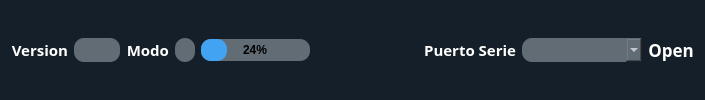
     <widget class="QFrame" name="frame_14">
      <property name="styleSheet">
       <string notr="true">background-color: rgb(20, 31, 41);
border-radius: 10;</string>
      </property>
      <property name="frameShape">
       <enum>QFrame::Shape::Panel</enum>
      </property>
      <property name="frameShadow">
       <enum>QFrame::Shadow::Raised</enum>
      </property>
      <layout class="QGridLayout" name="gridLayout_10">
       <item row="0" column="0">
        <layout class="QHBoxLayout" name="horizontalLayout_15" stretch="2,1,2,2,4,0">
         <item>
          <layout class="QHBoxLayout" name="horizontalLayout_13" stretch="1,3">
           <item alignment="Qt::AlignmentFlag::AlignRight">
            <widget class="QLabel" name="label_2">
             <property name="font">
              <font>
               <family>Louis George Cafe</family>
               <pointsize>11</pointsize>
               <bold>true</bold>
              </font>
             </property>
             <property name="styleSheet">
              <string notr="true">color: rgb(255, 255, 255);</string>
             </property>
             <property name="text">
              <string>Version</string>
             </property>
             <property name="alignment">
              <set>Qt::AlignmentFlag::AlignRight|Qt::AlignmentFlag::AlignTrailing|Qt::AlignmentFlag::AlignVCenter</set>
             </property>
            </widget>
           </item>
           <item>
            <widget class="QLineEdit" name="lineEdit_firm">
             <property name="minimumSize">
              <size>
               <width>0</width>
               <height>24</height>
              </size>
             </property>
             <property name="styleSheet">
              <string notr="true">border-radius: 10;
background-color: rgb(97, 108, 117);
color: rgb(255, 255, 255);</string>
             </property>
             <property name="readOnly">
              <bool>true</bool>
             </property>
            </widget>
           </item>
          </layout>
         </item>
         <item>
          <layout class="QHBoxLayout" name="horizontalLayout_14" stretch="1,2">
           <item alignment="Qt::AlignmentFlag::AlignHCenter">
            <widget class="QLabel" name="label_40">
             <property name="font">
              <font>
               <family>Louis George Cafe</family>
               <pointsize>11</pointsize>
               <bold>true</bold>
              </font>
             </property>
             <property name="styleSheet">
              <string notr="true">color: rgb(255, 255, 255);</string>
             </property>
             <property name="text">
              <string>Modo</string>
             </property>
             <property name="alignment">
              <set>Qt::AlignmentFlag::AlignRight|Qt::AlignmentFlag::AlignTrailing|Qt::AlignmentFlag::AlignVCenter</set>
             </property>
            </widget>
           </item>
           <item>
            <widget class="QLineEdit" name="lineEdit_mode">
             <property name="minimumSize">
              <size>
               <width>0</width>
               <height>24</height>
              </size>
             </property>
             <property name="styleSheet">
              <string notr="true">border-radius: 10;
background-color: rgb(97, 108, 117);</string>
             </property>
             <property name="readOnly">
              <bool>true</bool>
             </property>
            </widget>
           </item>
          </layout>
         </item>
         <item>
          <widget class="QProgressBar" name="progressBar">
           <property name="font">
            <font>
             <bold>true</bold>
            </font>
           </property>
           <property name="styleSheet">
            <string notr="true">QProgressBar {
   background-color: rgb(97, 108, 117);
    border-radius: 10px;
    text-align: center;
}
QProgressBar::chunk{
	border-radius: 10px;
	background-color: rgb(65, 163, 242);
}</string>
           </property>
           <property name="value">
            <number>24</number>
           </property>
          </widget>
         </item>
         <item>
          <spacer name="horizontalSpacer">
           <property name="orientation">
            <enum>Qt::Orientation::Horizontal</enum>
           </property>
           <property name="sizeHint" stdset="0">
            <size>
             <width>40</width>
             <height>20</height>
            </size>
           </property>
          </spacer>
         </item>
         <item>
          <layout class="QHBoxLayout" name="horizontalLayout_2" stretch="1,4">
           <item>
            <widget class="QLabel" name="label_41">
             <property name="font">
              <font>
               <family>Louis George Cafe</family>
               <pointsize>11</pointsize>
               <bold>true</bold>
              </font>
             </property>
             <property name="styleSheet">
              <string notr="true">color: rgb(255, 255, 255);</string>
             </property>
             <property name="text">
              <string>Puerto Serie</string>
             </property>
             <property name="alignment">
              <set>Qt::AlignmentFlag::AlignRight|Qt::AlignmentFlag::AlignTrailing|Qt::AlignmentFlag::AlignVCenter</set>
             </property>
            </widget>
           </item>
           <item>
            <widget class="QComboBox" name="comboBox_com">
             <property name="minimumSize">
              <size>
               <width>0</width>
               <height>24</height>
              </size>
             </property>
             <property name="cursor">
              <cursorShape>PointingHandCursor</cursorShape>
             </property>
             <property name="styleSheet">
              <string notr="true">border-color: rgb(64, 64, 64);
color: rgb(255, 255, 255);
background-color: rgb(97, 108, 117);</string>
             </property>
            </widget>
           </item>
          </layout>
         </item>
         <item>
          <widget class="QPushButton" name="pushButton_open">
           <property name="font">
            <font>
             <family>Louis George Cafe</family>
             <pointsize>13</pointsize>
             <bold>true</bold>
            </font>
           </property>
           <property name="cursor">
            <cursorShape>PointingHandCursor</cursorShape>
           </property>
           <property name="toolTip">
            <string>&lt;html&gt;&lt;head/&gt;&lt;body&gt;&lt;p&gt;Abrir pagina para configurar WiFi&lt;/p&gt;&lt;/body&gt;&lt;/html&gt;</string>
           </property>
           <property name="styleSheet">
            <string notr="true">QPushButton {
                background-color: rgba(255, 255, 255, 0);
                color: rgb(255, 255, 255);
                border: none;
                border-radius: 4px;
            }

            QPushButton:hover {
                color: #41A3F2;
            }

            QPushButton:pressed {
                color: #41A3F2;
            }</string>
           </property>
           <property name="text">
            <string>Open</string>
           </property>
          </widget>
         </item>
        </layout>
       </item>
      </layout>
     </widget>
